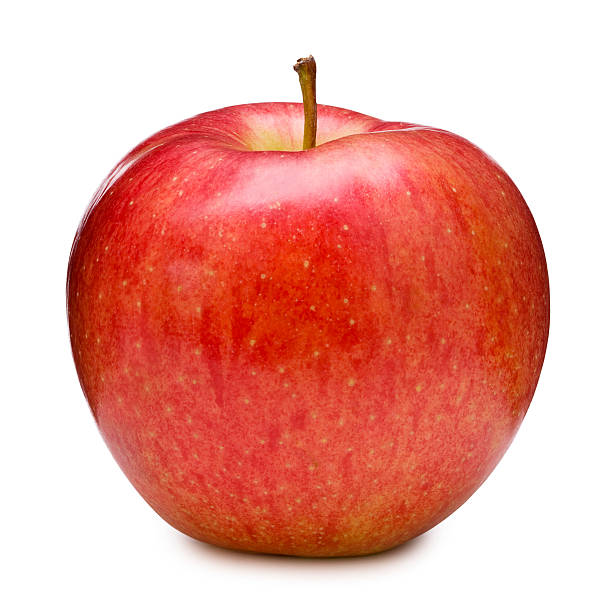
#> input picture apple.jpg, 612 x 612 px
$ python homework-12.py
#> lines starting #> are read from the running program, lines starting #| are printed output that depends on the picture
# Salt and pepper

import cv2
import numpy as np
import matplotlib.pyplot as plt

def add_salt_and_pepper_noise(image, salt_prob, pepper_prob):
    noisy_image = np.copy(image)
    total_pixels = image.size

    # Salt noise
    num_salt = np.ceil(salt_prob * total_pixels)
    salt_coords = [np.random.randint(0, i-1, int(num_salt)) for i in image.shape]
    noisy_image[salt_coords[0], salt_coords[1]] = 1

    # Pepper noise
    num_pepper = np.ceil(pepper_prob * total_pixels)
    pepper_coords = [np.random.randint(0, i-1, int(num_pepper)) for i in image.shape]
    noisy_image[pepper_coords[0], pepper_coords[1]] = 0

    return noisy_image

def median_filter(image, kernel_size=3):
    return cv2.medianBlur(image, kernel_size)

# Örnek bir görüntü üzerinde salt-and-pepper gürültüsü ekleyip giderme
image_path = "apple.jpg"
original_image = cv2.imread(image_path, cv2.IMREAD_GRAYSCALE)
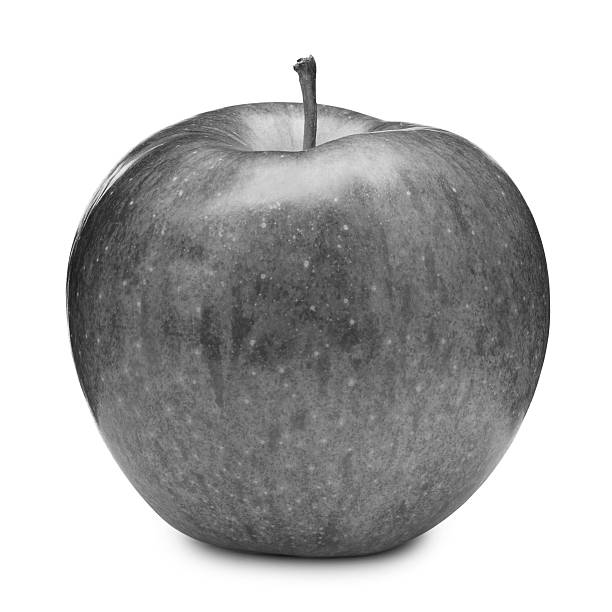
#> original_image: shape (612, 612); min 9, max 255, mean 186

# Salt-and-pepper gürültü ekleyerek bir kopya oluştur
noisy_image = add_salt_and_pepper_noise(original_image, salt_prob=0.02, pepper_prob=0.02)
#> in add_salt_and_pepper_noise, `noisy_image[pepper_coords[0], pepper_coords[1]] = 0`:
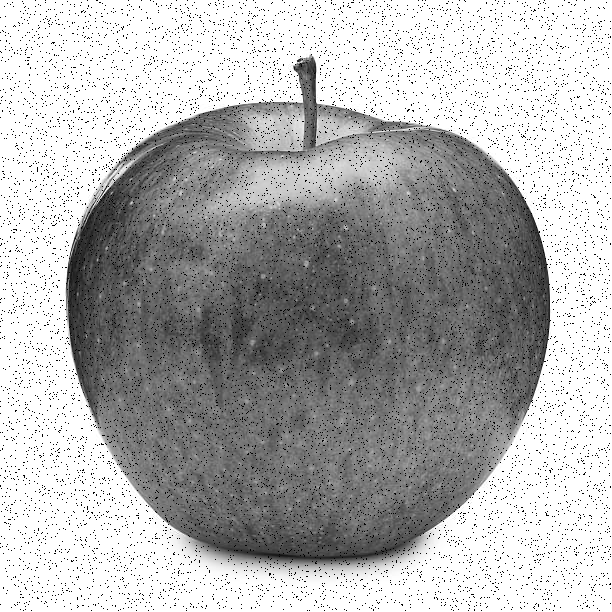
#> noisy_image: shape (612, 612); min 0, max 255, mean 178.8

# Medyan filtresi uygula
denoised_image = median_filter(noisy_image, kernel_size=3)

# Görselleştirme
plt.figure(figsize=(15, 5))

plt.subplot(1, 3, 1)
plt.imshow(original_image, cmap='gray')
plt.title('Orijinal Görüntü')
plt.axis('off')

plt.subplot(1, 3, 2)
plt.imshow(noisy_image, cmap='gray')
plt.title('Salt-and-Pepper Gürültülü Görüntü')
plt.axis('off')

plt.subplot(1, 3, 3)
plt.imshow(denoised_image, cmap='gray')
plt.title('Medyan Filtre Sonrası')
plt.axis('off')

plt.show()
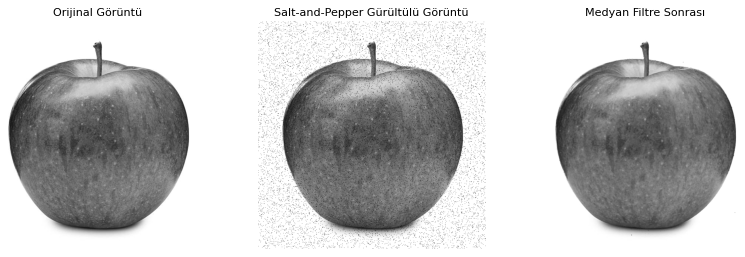
#> figure drawn by matplotlib, 3 panels
